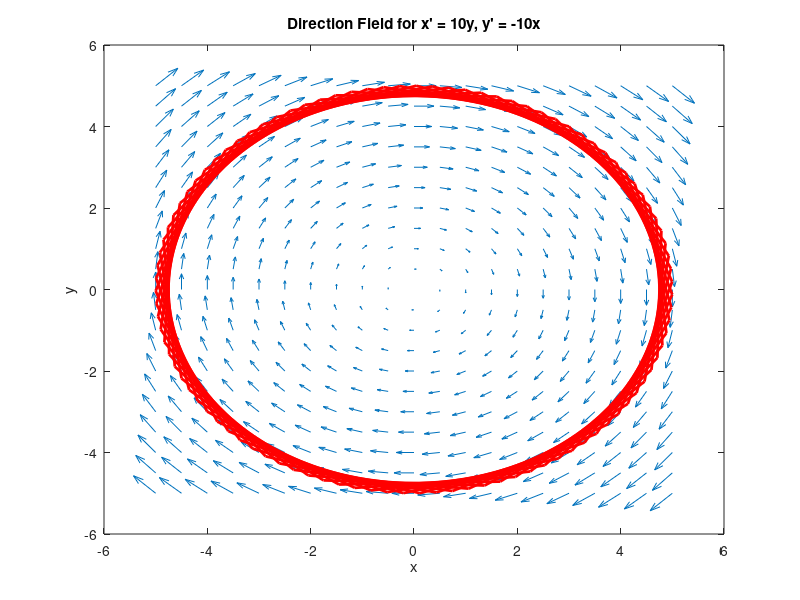
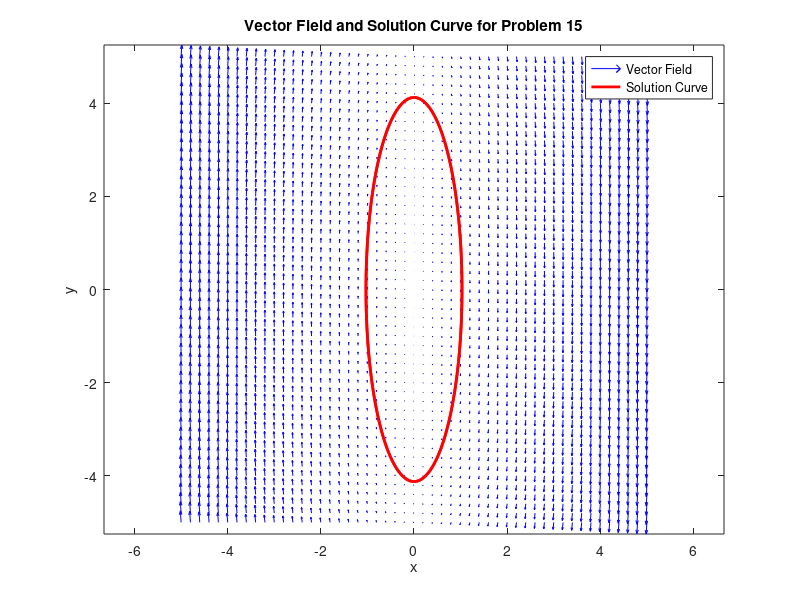

Source code (MATLAB) for these figures, in order:
% Q12 x' = y, y' = x
[x, y] = meshgrid(-2:0.2:2, -2:0.2:2);
dx = y; 
dy = x;
quiver(x, y, dx, dy); 
xlabel('x'); ylabel('y');
title('Direction Field for x'' = y, y'' = x');
hold on;

t = linspace(-2, 2, 100);
for A = -2:1:2
    for B = -2:1:2
        x_sol = A * exp(t) + B * exp(-t);
        y_sol = A * exp(t) - B * exp(-t);
        plot(x_sol, y_sol, 'r');
    end
end
hold off;
%% 

% Q13 x' = -2y, y' = 2x
[x, y] = meshgrid(-2:0.2:2, -2:0.2:2); 
dx = -2 * y; 
dy = 2 * x; 
quiver(x, y, dx, dy);
xlabel('x'); ylabel('y');
title('Direction Field for x'' = -2y, y'' = 2x');
hold on;

t = linspace(0, 2*pi, 100);
x_sol = cos(2*t);
y_sol = sin(2*t);
plot(x_sol, y_sol, 'r', 'LineWidth', 2);
hold off;

%% 
% Q14 x' = 10y, y' = -10x
[x, y] = meshgrid(-5:0.5:5, -5:0.5:5); 
dx = 10 * y;
dy = -10 * x; 
quiver(x, y, dx, dy); 
xlabel('x'); ylabel('y');
title('Direction Field for x'' = 10y, y'' = -10x');
hold on;

t = linspace(0, 2*pi, 100);
x_sol = 3*cos(10*t) + 4*sin(10*t); % x(t)
y_sol = -3*sin(10*t) + 4*cos(10*t); % y(t)
plot(x_sol, y_sol, 'r', 'LineWidth', 2);
hold off;

%% 

% Q15 x' = y/2, y' = -8x
[x, y] = meshgrid(-5:0.2:5, -5:0.2:5);

dx = y / 2; 
dy = -8 * x; 

figure;
quiver(x, y, dx, dy, 'b'); 
xlabel('x'); ylabel('y');
title('Vector Field and Solution Curve for Problem 15');
axis equal;
hold on;

c1 = 1; 
c2 = 1; 

t = linspace(0, 2*pi, 500);

x_sol = (1/4) * c2 * sin(2*t) + c1 * cos(2*t);
y_sol = c2 * cos(2*t) - 4 * c1 * sin(2*t);

plot(x_sol, y_sol, 'r', 'LineWidth', 2); 
legend('Vector Field', 'Solution Curve');
hold off;







